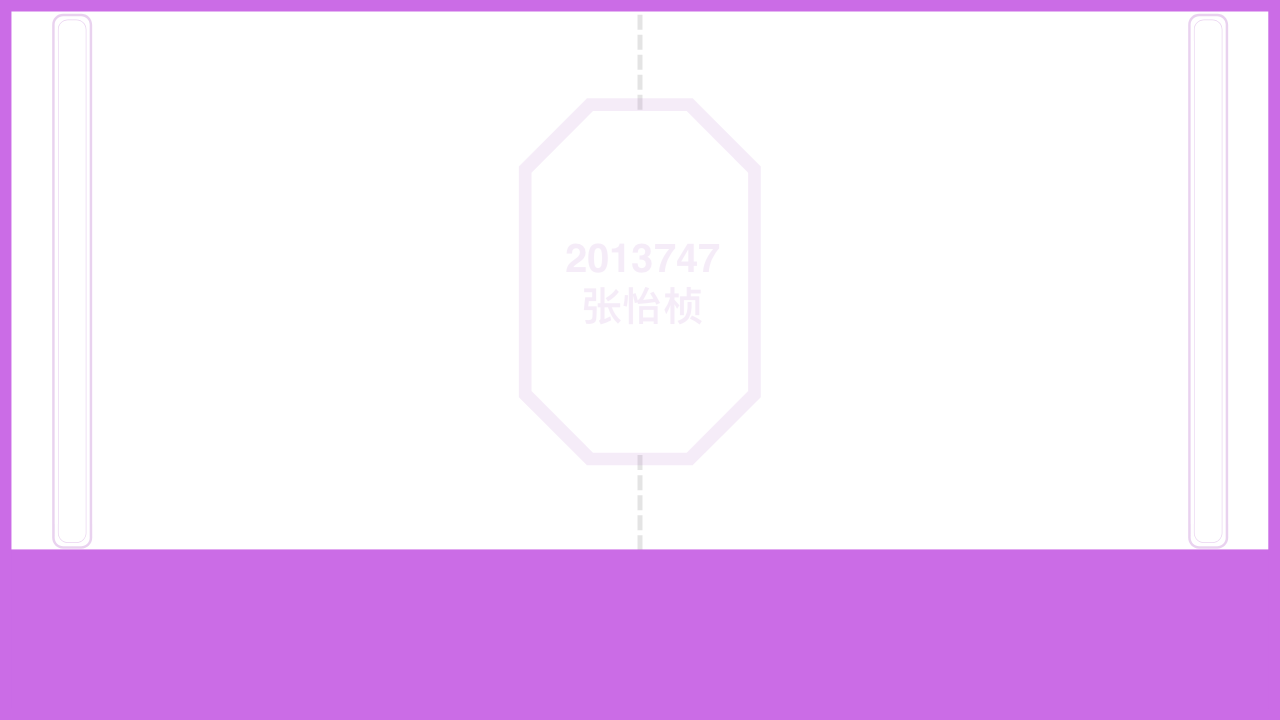
#> input picture mediapipe/Resources/Background.png, 1280 x 720 px, found by its file name
$ python finger_game.py
#> lines starting #> are read from the running program, lines starting #| are printed output that depends on the picture
import cv2
import cvzone
from cvzone.HandTrackingModule import HandDetector
import numpy as np
from playsound import playsound


# Importing all images
imgBackground = cv2.imread(
    "../Resources/Background.png")
#> imgBackground is the input picture: shape (720, 1280, 3); mean B, G, R 248.1, 215.1, 240.8
# print(imgBackground.shape)
imgBall = cv2.imread("../Resources/Ball.png",
                     cv2.IMREAD_UNCHANGED)
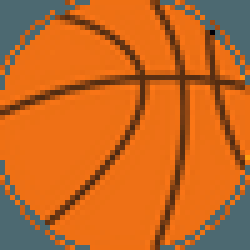
#> input picture mediapipe/Resources/Ball.png, 50 x 50 px, found by its file name (shown 5 times larger)
#> imgBall is the input picture: shape (50, 50, 4); mean B, G, R, A 35.7, 103.8, 195.6, 198.6
imgBat1 = cv2.imread("../Resources/bat1.png",
                     cv2.IMREAD_UNCHANGED)
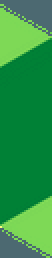
#> input picture mediapipe/Resources/bat1.png, 26 x 129 px, found by its file name (shown 2 times larger)
#> imgBat1 is the input picture: shape (129, 26, 4); mean B, G, R, A 70.1, 147.5, 41.9, 214.1
imgBat2 = cv2.imread("../Resources/bat2.png",
                     cv2.IMREAD_UNCHANGED)
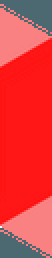
#> input picture mediapipe/Resources/bat2.png, 26 x 129 px, found by its file name (shown 2 times larger)
#> imgBat2 is the input picture: shape (129, 26, 4); mean B, G, R, A 61.1, 60, 229, 214.1


# Hand Detector
#> (the run stopped early here; a loop or call above may not have finished)
